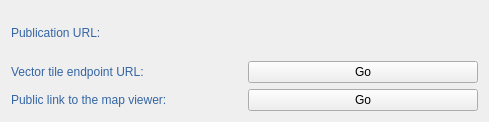
<?xml version="1.0" encoding="UTF-8"?>
<ui version="4.0">
 <class>UploadCreationPageWizard</class>
 <widget class="QWizardPage" name="UploadCreationPageWizard">
  <property name="geometry">
   <rect>
    <x>0</x>
    <y>0</y>
    <width>489</width>
    <height>122</height>
   </rect>
  </property>
  <property name="windowTitle">
   <string>Publication result</string>
  </property>
  <property name="locale">
   <locale language="English" country="UnitedStates"/>
  </property>
  <layout class="QGridLayout" name="gridLayout">
   <item row="3" column="1">
    <widget class="QPushButton" name="btn_data">
     <property name="text">
      <string>Go</string>
     </property>
    </widget>
   </item>
   <item row="3" column="0">
    <widget class="QLabel" name="lbl_data">
     <property name="styleSheet">
      <string notr="true">font: 75 11pt &quot;Ubuntu Condensed&quot;;
color: rgb(52, 101, 164);</string>
     </property>
     <property name="text">
      <string>Vector tile endpoint URL:</string>
     </property>
    </widget>
   </item>
   <item row="6" column="1">
    <widget class="QPushButton" name="btn_publication">
     <property name="text">
      <string>Go</string>
     </property>
    </widget>
   </item>
   <item row="6" column="0">
    <widget class="QLabel" name="lbl_publication">
     <property name="styleSheet">
      <string notr="true">font: 75 11pt &quot;Ubuntu Condensed&quot;;
color: rgb(52, 101, 164);</string>
     </property>
     <property name="text">
      <string>Public link to the map viewer:</string>
     </property>
    </widget>
   </item>
   <item row="1" column="0">
    <widget class="QLabel" name="lbl_step_text">
     <property name="autoFillBackground">
      <bool>false</bool>
     </property>
     <property name="styleSheet">
      <string notr="true">font: 75 13pt &quot;Ubuntu Condensed&quot;;
color: rgb(52, 101, 164);</string>
     </property>
     <property name="text">
      <string>Publication URL:</string>
     </property>
    </widget>
   </item>
  </layout>
 </widget>
 <resources/>
 <connections/>
</ui>
